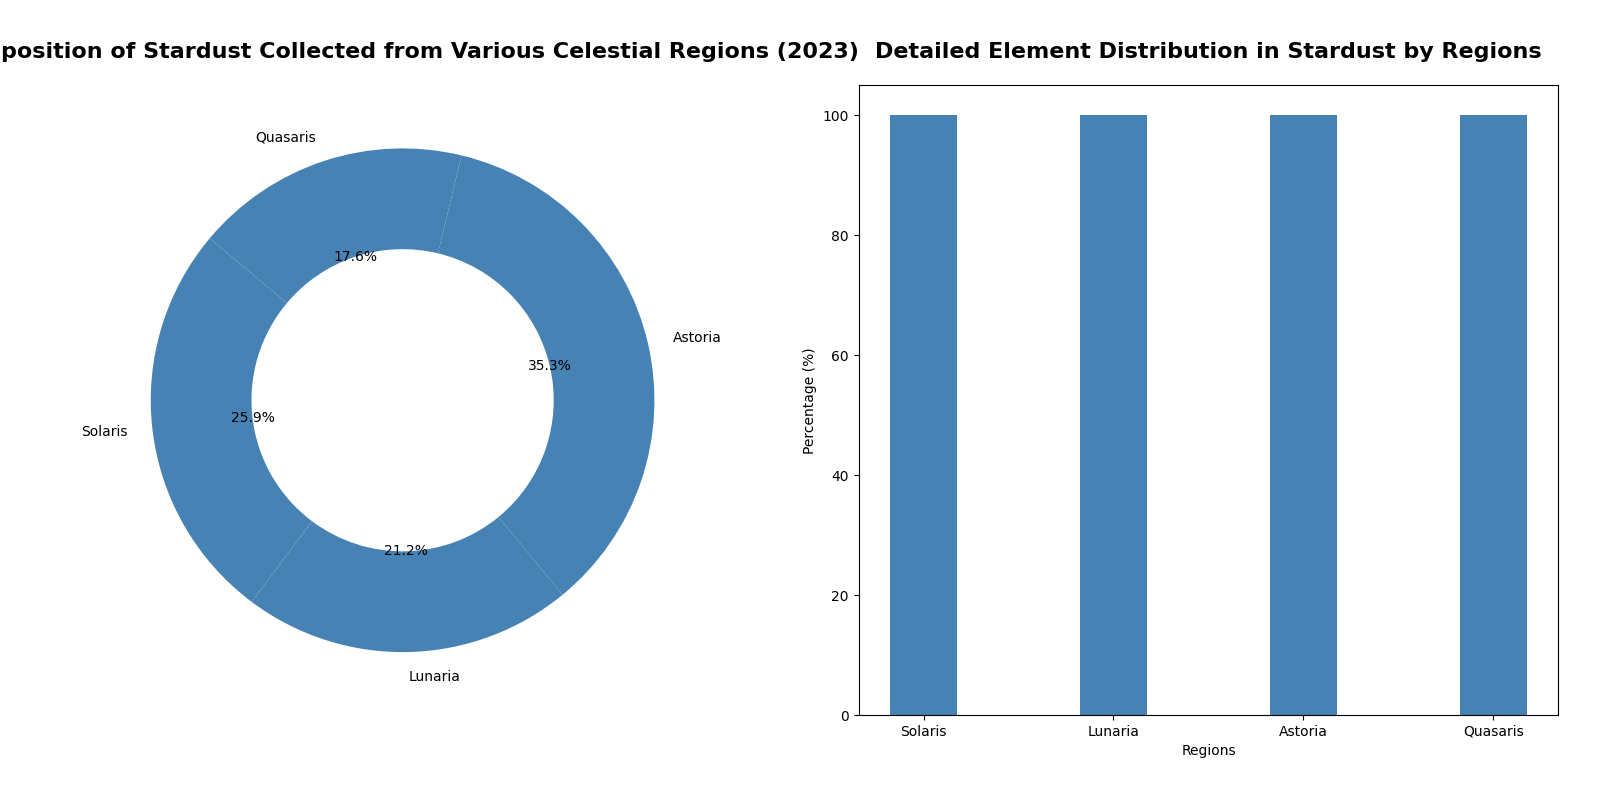

Write the Python code that produced this figure.
import matplotlib.pyplot as plt
import numpy as np

# Data
regions = ['Solaris', 'Lunaria', 'Astoria', 'Quasaris']
composition_percentages = [22, 18, 30, 15]
elements_found = ['Plasma', 'Ether', 'Luminal Particles', 'Void Fragments', 'Astral Residue']
element_distributions = [
    [30, 20, 10, 25, 15], 
    [10, 25, 20, 30, 15], 
    [20, 30, 15, 10, 25], 
    [25, 10, 30, 15, 20], 
]

fig, (ax1, ax2) = plt.subplots(1, 2, figsize=(16, 8))

single_color = 'steelblue'

# Donut pie chart
ax1.pie(
    composition_percentages, 
    labels=regions, 
    autopct='%1.1f%%', 
    startangle=140,
    colors=[single_color]*len(regions),
    wedgeprops=dict(width=0.4)
)

ax1.set_title(
    "Composition of Stardust Collected from Various Celestial Regions (2023)", 
    fontsize=16, weight='bold', pad=20
)

# Stacked bar chart with single color
bar_width = 0.35
region_indices = np.arange(len(regions))
bottom_values = np.zeros(len(regions))

for i, element in enumerate(elements_found):
    ax2.bar(
        region_indices, 
        [dist[i] for dist in element_distributions], 
        bar_width, 
        bottom=bottom_values, 
        color=single_color
    )
    bottom_values += [dist[i] for dist in element_distributions]

ax2.set_title(
    "Detailed Element Distribution in Stardust by Regions", 
    fontsize=16, weight='bold', pad=20
)
ax2.set_xlabel('Regions')
ax2.set_ylabel('Percentage (%)')
ax2.set_xticks(region_indices)
ax2.set_xticklabels(regions)

plt.tight_layout(pad=3)
plt.show()
